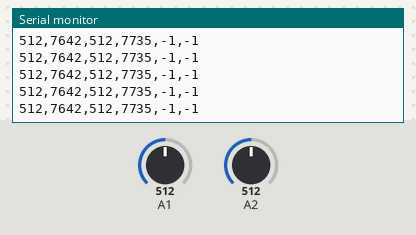
A sketch run on a simulated Arduino Mega 2560, built with avr-gcc and run on an emulated ATmega2560. Shown: the last lines printed to the serial monitor. The test bench sets the inputs (shaded band); at power-on: A1 = 512, A2 = 512.

Above: at 5.6 s.
5.7 s: A1 set to 490
At 5.97 s:
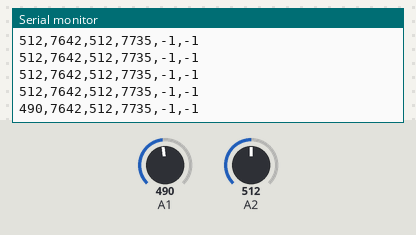
8.7 s: A2 set to 490
At 8.79 s:
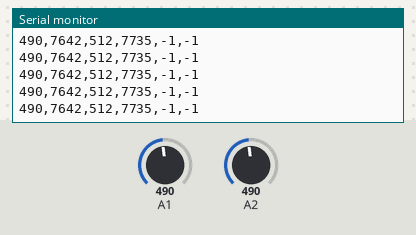
10.2 s: A1 set to 510
At 10.2 s:
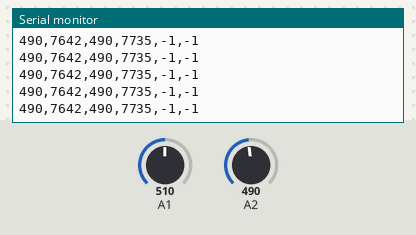
11.7 s: A2 set to 510
At 11.8 s:
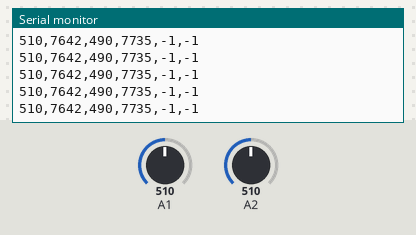
Timing chart, 0 to 14.2 s (numbered marks = the images above; inputs shaded):
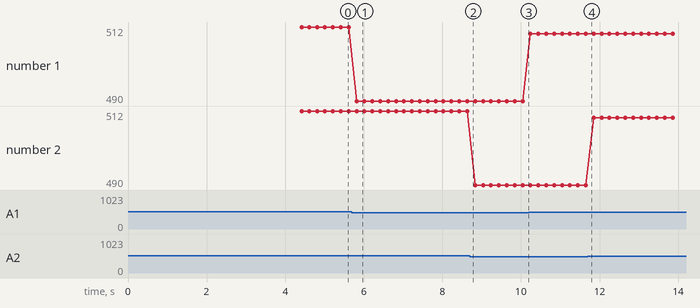

Measured:
- after the input at 5.7 s, the serial monitor: prints a new line after 0.12 s (image 1)
- plotted number 1: 512 → 490 after the input at 5.7 s, 490 → 510 after the input at 10.2 s

The sketch:

servo_luminous_aa170714.ino
```cpp
//KONDOのサーボをICS規格で動かす

//ID設定

//トライステートバッファを使った半二重通信
//arduinoMEGA用

//インバーターを使って二つのトライステートバッファを一本の線で制御する

//シリアル通信のタイムアウトを短く設定
//サーボの片方と通信できない場合に、もう片方が正常でも、受信待ちのために正常な方にもラグが発生してしまう為。

//JS中心付近のデッドゾーン
//JS辺縁のパディング

#include <Wire.h>
#include <string.h>

#undef int
#include <stdio.h>

uint8_t outbuf[6];    // array to store arduino output

const byte ICS_POS_CMD = 0x80;
const byte ICS_PARA_READ_COMMND = 0xA0;
const byte ICS_PARA_WRITE_COMMND = 0xC0;
const byte SUB_EEPROM_COMMND = 0x00;
const byte SUB_ST_COMMND = 0x01;
const byte SUB_SP_COMMND = 0x02;
const byte SUB_TMP_COMMND = 0x04;
const byte ICS_ID_CMD = 0xE0;
const byte SUB_ID_COMMND = 0x01;

unsigned short sv_pos=7500;
boolean pushFlg=false;
boolean pushIgn=false;
unsigned long t_push=0;

const int EN_RX_H=2;
const int EN_RX_V=3;

const int SV_H = 1;
const int SV_V = 2;

unsigned long t0=0;

  /* 調整用数値 */
  const int SV_V_L=8187;
  const int SV_V_N=7735;
  const int SV_V_R=7399;
  const int SV_H_U=7228;
  const int SV_H_N=7642;
  const int SV_H_D=8170;

  const int JS_V_L=874;
  const int JS_V_N=550;
  const int JS_V_R=230;
  const int JS_H_U=900;
  const int JS_H_N=550;
  const int JS_H_D=230;


void servoMove(int js_h_val, int js_v_val){


   // 3500...7500...11500
   // -135...0...   135    [deg]

    // js_h_val 230...550...900 (down..neutral..up)
    // js_v_val 195...550...800 (right..neutral..left)


    //sv_h -8...0...8[deg]  7263..7500..7737
    //sv_v -8...0...8[deg]  7263..7500..7737


  int sv_pos_H, sv_pos_V;

/*
  sv_pos_H = map(js_h_val,230,900,8092,7114);
  //if(sv_pos_H>7500) sv_pos_H=7500;
  sv_pos_V = map(js_v_val,195,800,8427,9388);
  //sv_pos_V=6462;
*/


/* JSのDZ対策　開始12*/
    const int DZ = 100;

    const int PAD =100;

    if(js_h_val<=JS_H_N+DZ && js_h_val>=JS_H_N-DZ){
      sv_pos_H=SV_H_N;
    }else if(js_h_val>JS_H_N+DZ && js_h_val <= JS_H_U-PAD){
      sv_pos_H = map(js_h_val,JS_H_N+DZ,JS_H_U-PAD,SV_H_N,SV_H_U);
    }else if(js_h_val<JS_H_N-DZ && js_h_val >= JS_H_D+PAD){
      sv_pos_H = map(js_h_val,JS_H_D+PAD,JS_H_N-DZ,SV_H_D,SV_H_N);
    }else if(js_h_val>JS_H_U-PAD){
      sv_pos_H =SV_H_U;
    }else if(js_h_val<JS_H_D+PAD){
      sv_pos_H =SV_H_D;
    }

    if(js_v_val<=JS_V_N+DZ && js_v_val>=JS_V_N-DZ){
      sv_pos_V=SV_V_N;
    }else if(js_v_val>JS_V_N+DZ && js_v_val <= JS_V_L-PAD){
      sv_pos_V = map(js_v_val,JS_V_N+DZ,JS_V_L-PAD,SV_V_N,SV_V_L);
    }else if(js_v_val<JS_V_N-DZ && js_v_val >= JS_V_R+PAD){
      sv_pos_V = map(js_v_val,JS_V_R+PAD,JS_V_N-DZ,SV_V_R,SV_V_N);
    }else if(js_v_val>JS_V_L-PAD){
      sv_pos_V =SV_V_L;
    }else if(js_v_val<JS_V_R+PAD){
      sv_pos_V =SV_V_R;
    }
/* JSのDZ対策　終了 */

  Serial.print(js_h_val);
  Serial.print(",");
  Serial.print(sv_pos_H);
  Serial.print(",");
  Serial.print(js_v_val);
  Serial.print(",");
  Serial.print(sv_pos_V);
  Serial.print(",");

/* 変換後の値をサーボに送信する */
  String sv_h_return, sv_v_return;
  sv_h_return=ics_set_pos(1,sv_pos_H,SV_H);
  sv_v_return=ics_set_pos(2,sv_pos_V,SV_V);
  Serial.print(sv_h_return);
  Serial.print(",");
  Serial.println(sv_v_return);


  if(millis()-t0>500){
//      Serial3.print(js_h_val);
//      Serial3.print(",");
      Serial3.print(sv_pos_H);
      Serial3.print(",");
//      Serial3.print(js_v_val);
//      Serial3.print(",");
      Serial3.print(sv_pos_V);
      Serial3.print(",");
      Serial3.print(sv_h_return);
      Serial3.print(",");
      Serial3.println(sv_v_return);

      t0=millis();
  }

}


///
/// 送受信する
///
bool Synchronize(byte *txBuff, size_t txLength, byte *rxBuff, size_t rxLength, int svSel){
  int size; //受信したbyte数

  if(svSel == SV_H){
    if (Serial1 == false) return false;
    enTX(svSel);
    Serial1.write(txBuff, txLength);
    Serial1.flush();   //送信が終わるのを待つ
    enRX(svSel);
    size = Serial1.readBytes(rxBuff, rxLength);
    Serial1.flush();
  }else if(svSel == SV_V){
    if (Serial2 == false) return false;
    enTX(svSel);
    Serial2.write(txBuff, txLength);
    Serial2.flush();   //送信が終わるのを待つ
    enRX(svSel);
    size = Serial2.readBytes(rxBuff, rxLength);
    Serial2.flush();
  }else{
    return false;
  }

  if (size != rxLength) return false; //指定した受信数かどうか確認

  return true;
}

///
/// ポジションコマンドを送る
///
int ics_set_pos(byte id,unsigned short pos,int svSel){
  byte tx_data[3];
  byte rx_data[3];
  bool flag;
  int rAngle;   //受信した角度データ
  /// 送信コマンドを作成
  tx_data[0] = ICS_POS_CMD + id;
  tx_data[1] = (byte)((pos & 0x3F80) >> 7);
  tx_data[2] = (byte)(pos & 0x007F);

  //送受信を行う
  flag = Synchronize(tx_data,3,rx_data,3,svSel);

  if(flag == false) //失敗した場合は-1を返す
  {
    return -1;
  }

  rAngle = ((rx_data[1] << 7) & 0x3F80) + (rx_data[2] & 0x007F);

  return rAngle;
}

///
/// ストレッチを変更する
///
bool ics_set_st(byte id,byte stData,int svSel){
  byte tx_data[3];
  byte rx_data[3];
  bool flag;
  /// 送信コマンドを作成
  tx_data[0] = ICS_PARA_WRITE_COMMND + id;
  tx_data[1] = SUB_ST_COMMND;
  tx_data[2] = stData;

  //送受信を行う
  flag = Synchronize(tx_data,3,rx_data,3,svSel);

  if(flag == false) //失敗した場合は-1を返す
  {
    return -1;
  }

  return flag;
}

///
/// スピードを変更する
///
bool ics_set_sp(byte id,byte spData,int svSel){
  byte tx_data[3];
  byte rx_data[3];
  bool flag;
  /// 送信コマンドを作成
  tx_data[0] = ICS_PARA_WRITE_COMMND + id;
  tx_data[1] = SUB_SP_COMMND;
  tx_data[2] = spData;

  //送受信を行う
  flag = Synchronize(tx_data,3,rx_data,3,svSel);

  if(flag == false) //失敗した場合は-1を返す
  {
    return -1;
  }
  return flag;
}

///
/// IDを変更する
///
void ics_set_id(byte id,int svSel){
  byte tx_data[3];
  byte rx_data[1];
  bool flag;
  int rId;   //受信した角度データ
  /// 送信コマンドを作成
  tx_data[0] = ICS_ID_CMD + id;
  tx_data[1] = SUB_ID_COMMND; //ID書き込み
  tx_data[2] = SUB_ID_COMMND; //ID書き込み
  tx_data[3] = SUB_ID_COMMND; //ID書き込み

  //送受信を行う
  flag = Synchronize(tx_data,4,rx_data,1,svSel);
}

///
/// 温度を取得する
///
int ics_get_tmp(byte id,int svSel){
  byte tx_data[2];
  byte rx_data[3];
  bool flag;
  int rTemp;   //受信した温度データ
  /// 送信コマンドを作成
  tx_data[0] = ICS_PARA_READ_COMMND + id;
  tx_data[1] = SUB_TMP_COMMND;

  //送受信を行う
  flag = Synchronize(tx_data,2,rx_data,3,svSel);

  if(flag == false) //失敗した場合は-1を返す
  {
    return -1;
  }

  //rx_data[2]=60 -> T=30℃
  //rx_data[2]=30 -> T=100℃
  //温度=(-7/3)rx_data[2]+170
  rTemp =  rx_data[2];
  //rTemp = (-7/3)*(double)rx_data[2]+170.0;

  return rTemp;
}

//トライステートバッファ制御
void enTX(int svSel){
  if(svSel==SV_H)  digitalWrite(EN_RX_H,HIGH);
  if(svSel==SV_V)  digitalWrite(EN_RX_V,HIGH);
}
void enRX(int svSel){
  if(svSel==SV_H)  digitalWrite(EN_RX_H,LOW);
  if(svSel==SV_V)  digitalWrite(EN_RX_V,LOW);
}

void setup (){
  //トライステートバッファ制御用ピン
  pinMode(EN_RX_H,OUTPUT);
  pinMode(EN_RX_V,OUTPUT);

  //LOG
  Serial3.begin(9600);
  Serial.begin(9600);
  Serial.print ("Initializing...\n");
  Serial3.print ("Initializing...\n");

  //SV
  Serial1.begin(115200, SERIAL_8E1);  //UARTの通信設定
  Serial2.begin(115200, SERIAL_8E1);


  //タイムアウトの設定
  Serial.setTimeout(100);
  Serial1.setTimeout(100);
  Serial2.setTimeout(100);
  Serial3.setTimeout(100);

  delay(1000);
  ics_set_id(1,SV_H);
  ics_set_id(2,SV_V);
  delay(1000);
  ics_set_sp(2,127,SV_V);
  delay(1000);
  ics_set_st(2,127,SV_V);
  delay(1000);

  Serial.print ("Finished setup\n");
  Serial3.print ("Finished setup\n");
}

void loop (){
  //Serial.println(ics_set_pos(1,8092,SV_H));
  //Serial.println(ics_set_pos(2,6225,SV_V));
  //delay(500);
  //Serial.println(ics_set_pos(1,8092,SV_H));
  //Serial.println(ics_set_pos(2,6699,SV_V));
  //delay(500);

//  for(int i=0;i<=3;i++){
//    Serial.print(analogRead(i));
//    Serial.print(",");
//  }

 // Serial.println(ics_set_pos(1,0,SV_H));
//  Serial.print(",");
//  Serial.println(ics_set_pos(2,0,SV_V));

//Serial.println(ics_set_pos(1,SV_H_N,SV_H));
/*
  for(int i=0;i<=3;i++){
    Serial.print(analogRead(i));
    Serial.print(",");
  }
  Serial.print("\n");
  */
//
//  Serial.print(analogRead(1));
//  Serial.print(',');
//  Serial.println(analogRead(2));
  servoMove(analogRead(1),analogRead(2));
}
```
